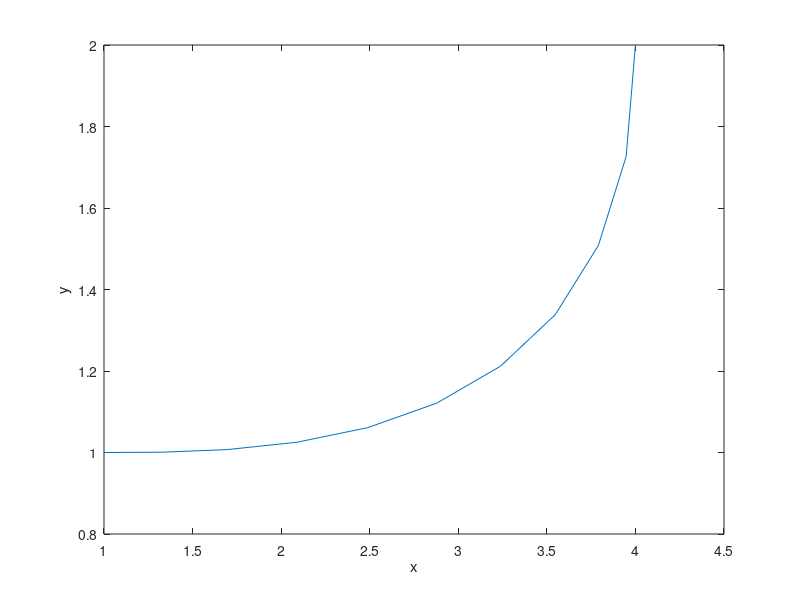

Write MATLAB code to recreate this figure.
% f4_15 same as L4_5 ; See Example 4.7   
% Copyright S. Nakamura, 1995
set(gcf, 'NumberTitle','off','Name', 'Figure 4.15; List4_5')

clear,clf,hold off
z=0.01; a=3; b=3;
s(1) = 0;       x(1) = 1;      y(1) = 1;
s(2) = z;       x(2) = 1+z*a;  y(2) = 1;
s(3) = 1 - z;   x(3) = 4;      y(3) = 2 - z*b;
s(4) = 1;       x(4) = 4;      y(4) = 2;
c=polyfit(s,x,length(s)-1);
d=polyfit(s,y,length(s)-1);
ss=0:0.1:1;
xp = polyval(c,ss);
yp = polyval(d,ss);
plot(xp,yp)
ylabel('y')
xlabel('x')
